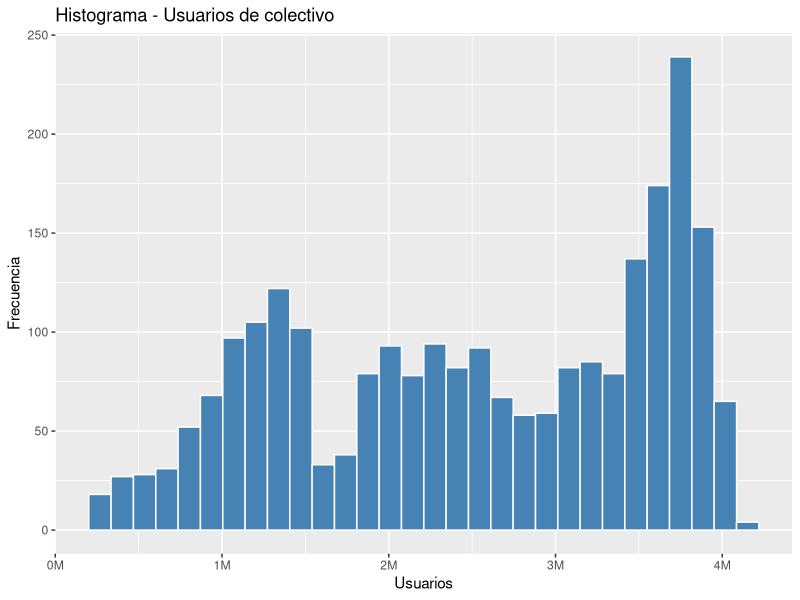
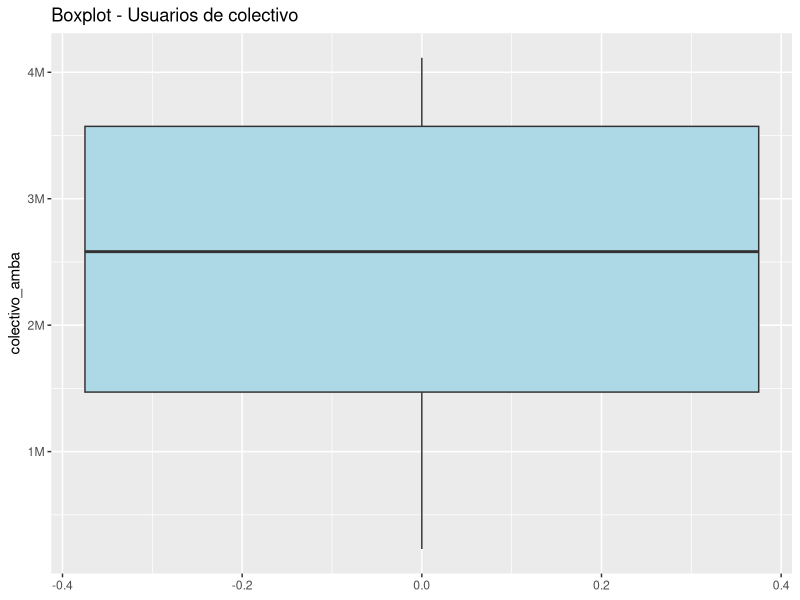
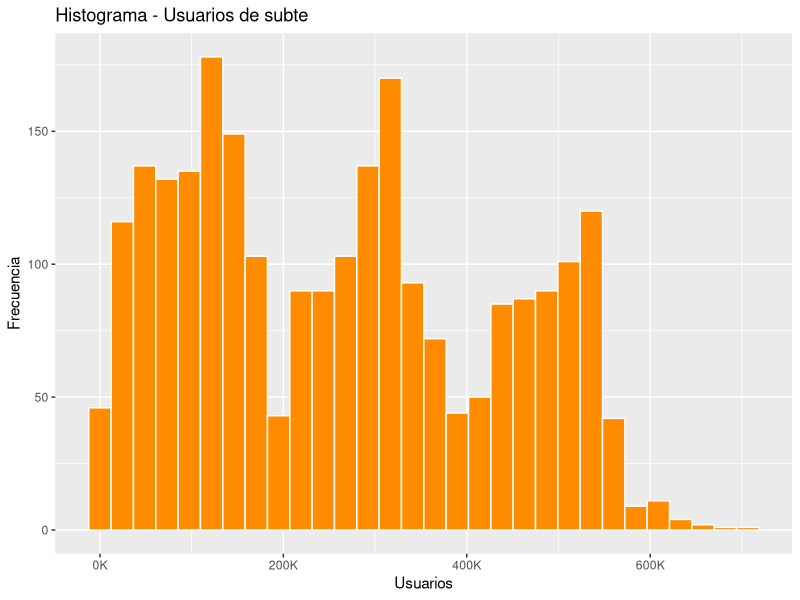
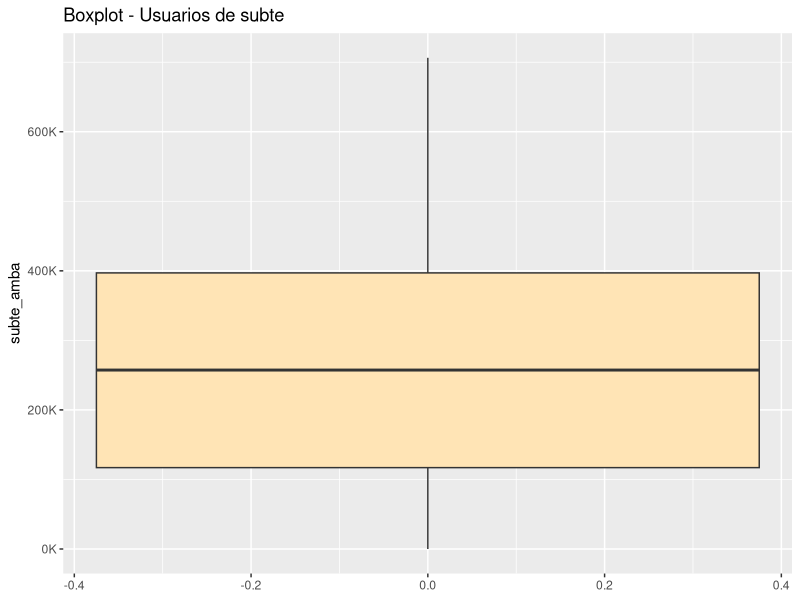
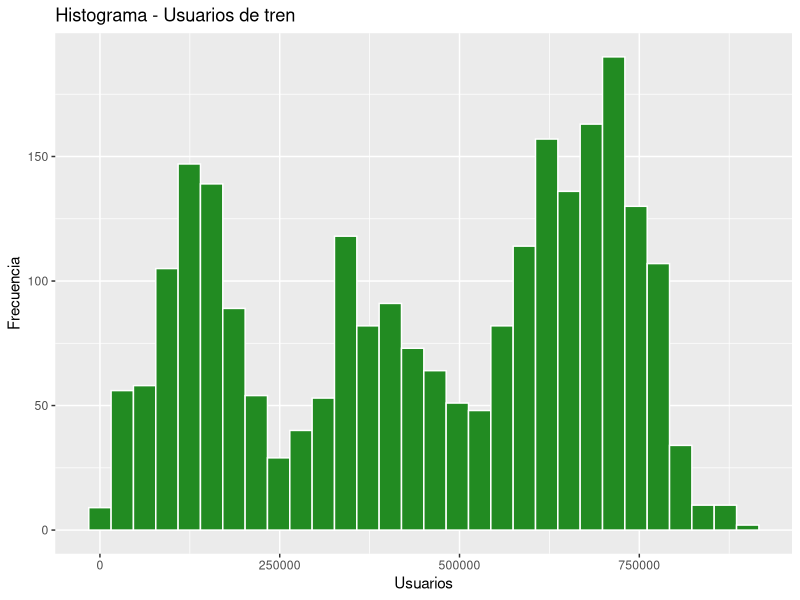
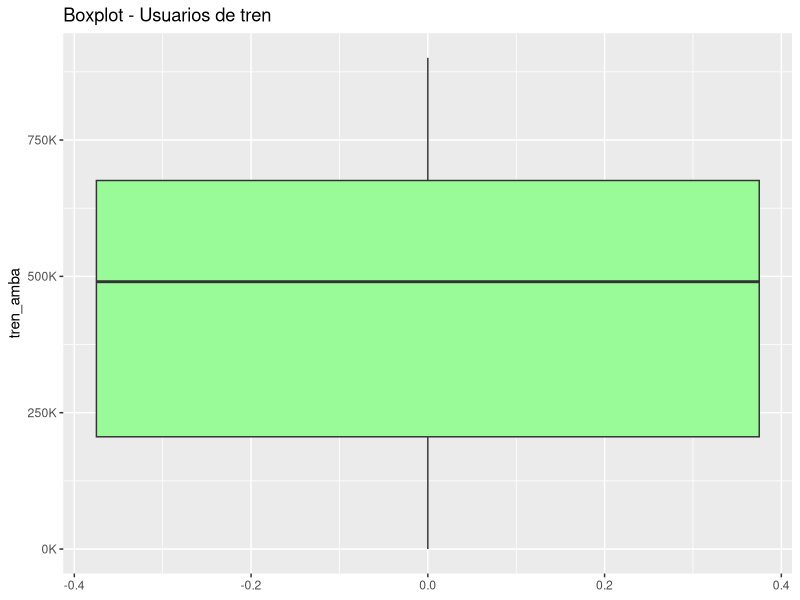

Here is the R script that generated these plots, in order:
## ---- chunk 1
library(tidyverse)
library(scales)
library(here)
## ---- chunk 2
# here() arma la ruta desde la raíz del proyecto (donde está Tp-sube.Rproj),
# así funciona aunque Quarto renderice desde la carpeta reportes/
datos <- read_csv(here("datos", "procesados", "dataset_sube.csv"))
glimpse(datos)
summary(datos)
## ---- chunk 3
dias <- c("Lunes", "Martes", "Miércoles", "Jueves", "Viernes", "Sábado", "Domingo")
datos <- datos %>%
  mutate(dia_semana_lbl = factor(dias[dia_semana + 1], levels = dias))
## ---- chunk 4
datos %>% 
  summarise( 
    media_colectivo = mean(colectivo_amba, na.rm = TRUE), 
    mediana_colectivo = median(colectivo_amba, na.rm = TRUE), 
    media_subte = mean(subte_amba, na.rm = TRUE),
    mediana_subte = median(subte_amba, na.rm = TRUE), 
    media_tren = mean(tren_amba, na.rm = TRUE),
    mediana_tren = median(tren_amba, na.rm = TRUE) 
)
## ---- chunk 5
moda <- function(x) {
  ux <- unique(na.omit(x))
  ux[which.max(tabulate(match(x, ux)))]
}

moda(datos$colectivo_amba)
moda(datos$subte_amba)
moda(datos$tren_amba)

## ---- chunk 6
quantile(datos$colectivo_amba, probs = c(0.25, 0.5, 0.75), na.rm = TRUE)
quantile(datos$colectivo_amba, probs = seq(0, 1, 0.1), na.rm = TRUE)

quantile(datos$subte_amba, probs = c(0.25, 0.5, 0.75), na.rm = TRUE)
quantile(datos$subte_amba, probs = seq(0, 1, 0.1), na.rm = TRUE)

quantile(datos$tren_amba, probs = c(0.25, 0.5, 0.75), na.rm = TRUE)
quantile(datos$tren_amba, probs = seq(0, 1, 0.1), na.rm = TRUE)
## ---- chunk 7
ggplot(datos, aes(x = colectivo_amba)) +
  geom_histogram(bins = 30, fill = "steelblue", color = "white") +
  # scale = 1e-6 divide el número por un millón, suffix = "M" le agrega la letra
  scale_x_continuous(labels = label_number(scale = 1e-6, suffix = "M")) + 
  labs(title = "Histograma - Usuarios de colectivo", x = "Usuarios", y = "Frecuencia")

ggplot(datos, aes(y = colectivo_amba)) +
  geom_boxplot(fill = "lightblue") +
  scale_y_continuous(labels = label_number(scale = 1e-6, suffix = "M")) +
  labs(title = "Boxplot - Usuarios de colectivo")
## ---- chunk 8
ggplot(datos, aes(x = subte_amba)) +
  geom_histogram(bins = 30, fill = "darkorange", color = "white") +
  scale_x_continuous(labels = label_number(scale = 1e-3, suffix = "K")) +
  labs(title = "Histograma - Usuarios de subte", x = "Usuarios", y = "Frecuencia")

ggplot(datos, aes(y = subte_amba)) +
  geom_boxplot(fill = "moccasin") +
  scale_y_continuous(labels = label_number(scale = 1e-3, suffix = "K")) +
  labs(title = "Boxplot - Usuarios de subte")
## ---- chunk 9
ggplot(datos, aes(x = tren_amba)) +
  geom_histogram(bins = 30, fill = "forestgreen", color = "white") +
  labs(title = "Histograma - Usuarios de tren", x = "Usuarios", y = "Frecuencia")

ggplot(datos, aes(y = tren_amba)) +
  geom_boxplot(fill = "palegreen") +
  scale_y_continuous(labels = label_number(scale = 1e-3, suffix = "K")) +
  labs(title = "Boxplot - Usuarios de tren")
## ---- chunk 10
rango <- max(datos$colectivo_amba, na.rm = TRUE) - min(datos$colectivo_amba, na.rm = TRUE)
amplitud <- rango / 10
amplitud
## ---- chunk 11
datos %>%
  mutate(intervalo = cut(colectivo_amba, breaks = 10)) %>%
  count(intervalo) %>%
  mutate(
    frec_relativa = n / sum(n),
    frec_porcentual = round(frec_relativa * 100, 2),
    frec_acumulada = cumsum(n)
  )
## ---- chunk 12
datos %>%
  mutate(intervalo = cut(subte_amba, breaks = 10)) %>%
  count(intervalo) %>%
  mutate(
    frec_relativa = n / sum(n),
    frec_porcentual = round(frec_relativa * 100, 2),
    frec_acumulada = cumsum(n)
  )
## ---- chunk 13
datos %>%
  mutate(intervalo = cut(tren_amba, breaks = 10)) %>%
  count(intervalo) %>%
  mutate(
    frec_relativa = n / sum(n),
    frec_porcentual = round(frec_relativa * 100, 2),
    frec_acumulada = cumsum(n)
  )
